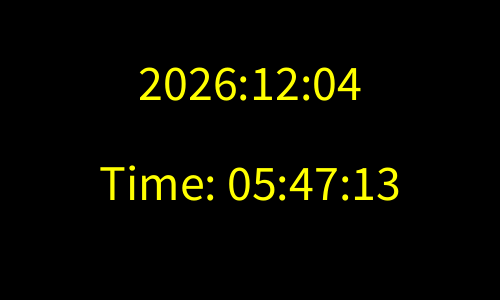
Frame 1 (no input)
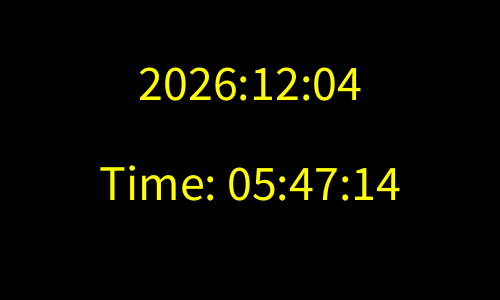
Frame 60 (the mouse pressed at the canvas centre just before this capture)
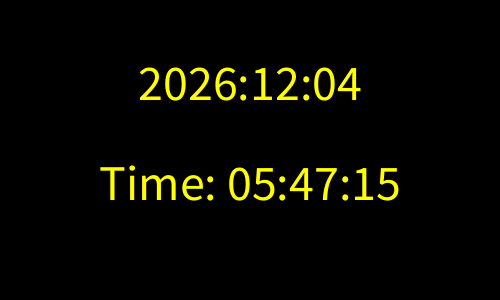
Frame 120 (the mouse held since frame 60 and released just before this capture)

The Processing sketch that drew these frames (run headless with seeded random() and noise(); from frame 60 on, the mouse is pressed at the canvas centre):

// Processing sketch: ex11_extend_04
// ── ex11_extend_04.pde
void setup() {
  size(500, 300);
  fill(255, 255, 0);
  textAlign(CENTER);
  textSize(50);
}

void draw() {
  background(0);

  // 년, 월, 일 표시
  int y = year();
  int m = month();
  int d = day();
  text(nf(y, 2) + ":" + nf(m, 2) + ":" + nf(d, 2), width/2, 100);

  // 시간, 분, 초 표시
  int h = hour();
  int min = minute();
  int s = second();
  text("Time: " + nf(h, 2) + ":" + nf(min, 2) + ":" + nf(s, 2), width/2, 200);

  if (millis() > 5000) {
    println("Goodbye!");
    exit();
  }
}
